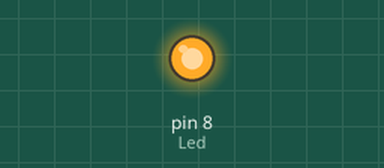
A sketch run on a simulated Arduino Uno, built with avr-gcc and run on an emulated ATmega328P. Parts: output pins drawn as LEDs (lit = HIGH).

Above: at 2.0 s.
At 5.0 s:
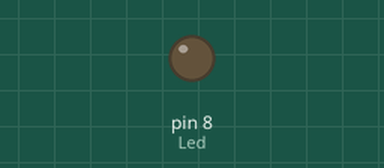
Timing chart, 0 to 7.8 s (numbered marks = the images above):
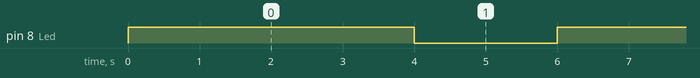

The sketch:

7-color-flash.ino
```cpp
//Open Source

int Led = 8;

void setup ()
{
  pinMode (Led, OUTPUT); // Initialization of the LED output pin
}

void loop () // main program loop
{
  digitalWrite (Led, HIGH); // LED will be switched on
  delay (4000); // waitmode for 4 seconds
  digitalWrite (Led, LOW); // LED will be switched off
  delay (2000); // waitmode for another 2 seconds
}
```

Measured:
- by itself, pin 8 (Led): alternates HIGH for 4.0 s and LOW for 2.0 s
